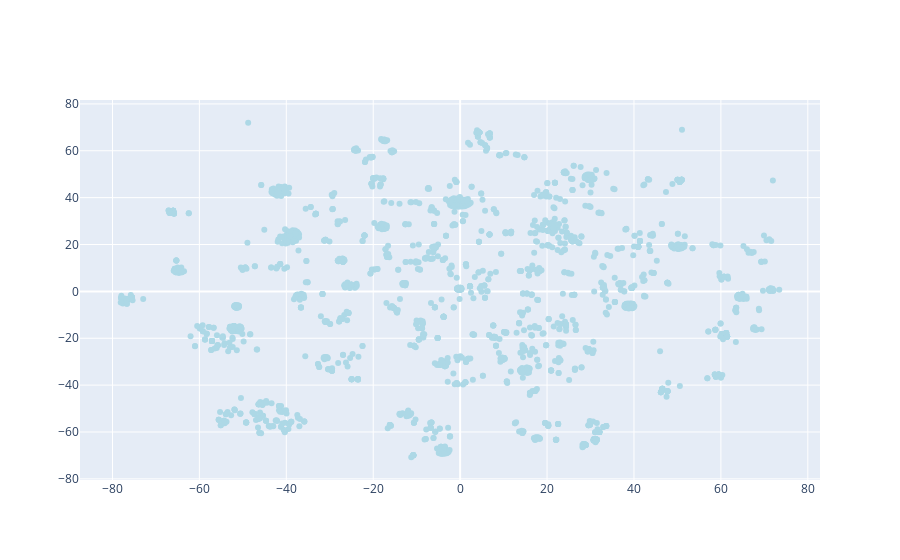

The notebook cell saved with this chart:
### Code cell
data = [
    go.Scatter(
        x = tsne_df.iloc[:2000,0].values,
        y = tsne_df.iloc[:2000,1].values,
        text = tsne_df.iloc[:2000,2].values,
        hoverinfo = 'text',
        marker = dict(
            color = 'lightblue'
        ),
        mode='markers',
        showlegend = False
    )
]

iplot(data, filename = "add-hover-text")

### Figure 1 — Plotly figure (JSON) as saved in the notebook; plotly's stock layout.template omitted (floating-point values rounded to 4 significant figures; data arrays with more than 128 entries replaced by an {"elided": "..."} marker saying what was removed)
{"data": [{"hoverinfo": "text", "marker": {"color": "lightblue"}, "mode": "markers", "showlegend": false, "text": {"elided": "2000 str values"}, "type": "scatter", "x": {"elided": "2000 float values"}, "y": {"elided": "2000 float values"}}], "layout": {"autosize": true, "xaxis": {"autorange": true, "range": [-87.27, 82.6], "type": "linear"}, "yaxis": {"autorange": true, "range": [-82.56, 83.74], "type": "linear"}}}
